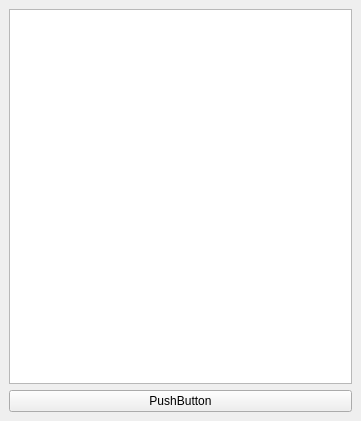
<?xml version="1.0" encoding="UTF-8"?>
<ui version="4.0">
 <class>MainWindow</class>
 <widget class="QMainWindow" name="MainWindow">
  <property name="geometry">
   <rect>
    <x>0</x>
    <y>0</y>
    <width>361</width>
    <height>421</height>
   </rect>
  </property>
  <property name="windowTitle">
   <string>MainWindow</string>
  </property>
  <widget class="QWidget" name="centralwidget">
   <layout class="QVBoxLayout" name="verticalLayout">
    <item>
     <widget class="QListWidget" name="listWidget"/>
    </item>
    <item>
     <widget class="QPushButton" name="pushButton">
      <property name="text">
       <string>PushButton</string>
      </property>
     </widget>
    </item>
   </layout>
  </widget>
 </widget>
 <resources/>
 <connections/>
</ui>
